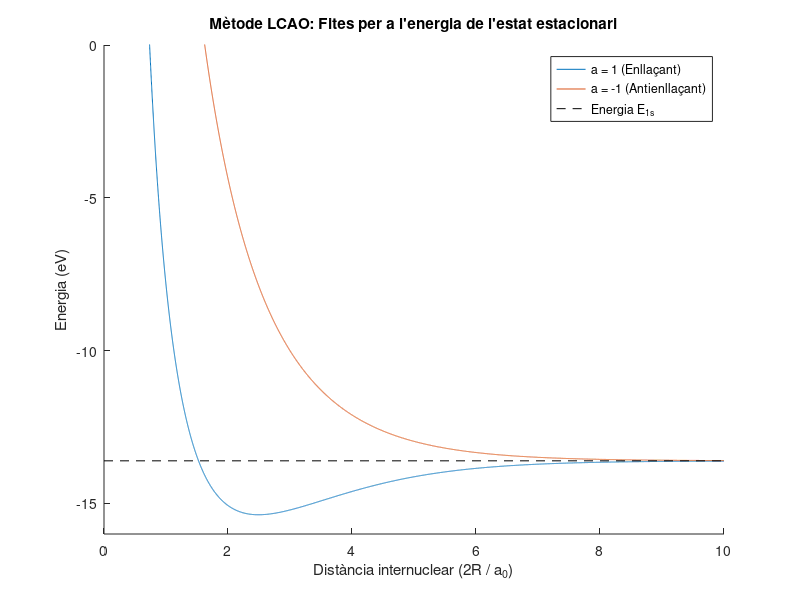
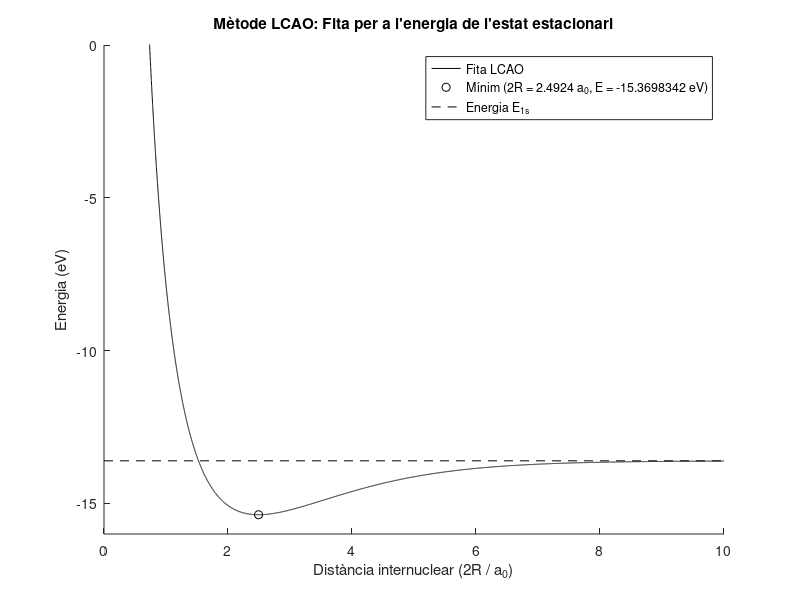
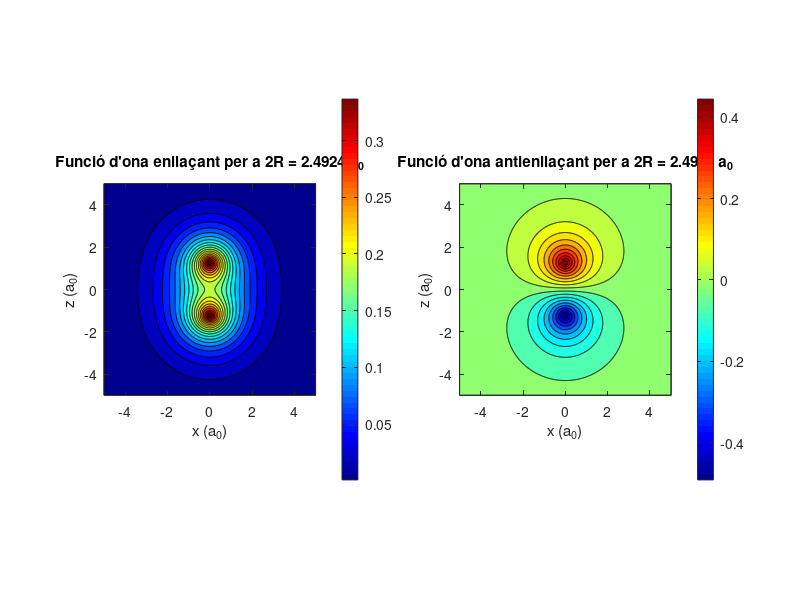
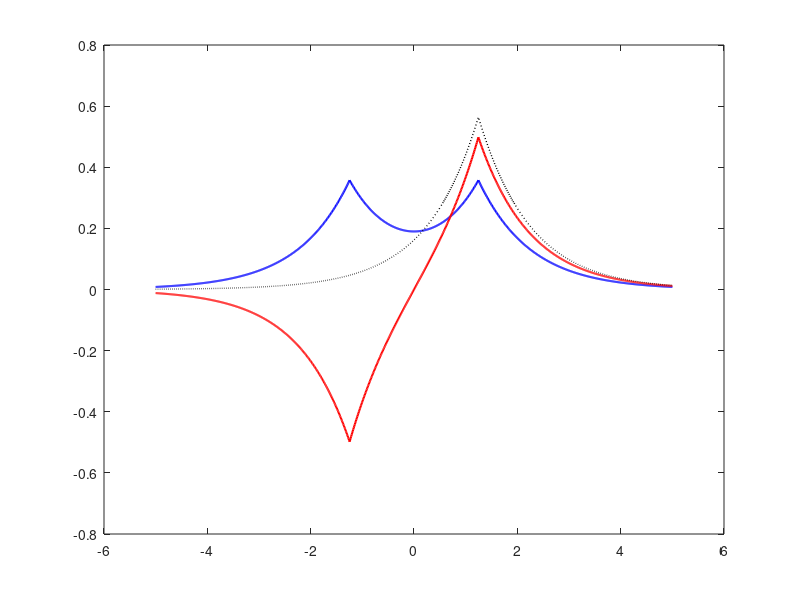

MATLAB code for these plots, in order: (Note: this script raises an error after producing the figures.)
%% Mètode LCAO
clear; clc; close all;
% Constants
alpha = 7.2973525693e-3; %   ERROR (11)
c = 299792458e15; % fm/s  EXACTE  
h = 6.62607015e-34*1.602176634e-19/2/pi; % eV·s  EXACTE
hc = h*c; % eV·fm  EXACTE
me = 0.51099895000e6; %eV  ERROR (15)
a0 = hc/(me*alpha); % fm  
E1s = -alpha*hc/2/a0; % eV
dosRa0 = linspace(0.3,10,10000);


S = exp(-dosRa0).*(1 + dosRa0 + (dosRa0.^2)/3);
H11 = E1s + exp(-2*dosRa0).*(1./dosRa0 + 1)*alpha*hc/a0;
H12 = 2*E1s*exp(-dosRa0).*(1/2 - 1./dosRa0 + 7/6*dosRa0 + (dosRa0.^2)/6);

a = [1 -1];

figure
hold on
for i = 1:2
    E = (H11 + a(i)*H12)./(1 + a(i)*S);
    plot(dosRa0,E);
end
plot([0 10],[E1s E1s],'k--')
ylim([-16, 0]);
xlabel('Distància internuclear (2R / a_0)');
ylabel('Energia (eV)');
title('Mètode LCAO: Fites per a l''energia de l''estat estacionari');
legend('a = 1 (Enllaçant)', 'a = -1 (Antienllaçant)', 'Energia E_{1s}', 'Location', 'best');
hold off

% Gràfic només amb l'estat enllaçant
E = (H11 + H12)./(1 + S);
[E_min, idx_min] = min(E);
dosR_min = dosRa0(idx_min);
figure
hold on
plot(dosRa0,E,'k');
plot(dosRa0(idx_min),E_min,'ko');
plot([0 10],[E1s E1s],'k--')
ylim([-16, 0]);
xlabel('Distància internuclear (2R / a_0)');
ylabel('Energia (eV)');
title('Mètode LCAO: Fita per a l''energia de l''estat estacionari');
text_minim = sprintf('Mínim (2R = %.4f a_0, E = %.7f eV)', dosRa0(idx_min), E_min);
legend('Fita LCAO', text_minim, 'Energia E_{1s}', 'Location', 'best');
hold off

% Error en el mínim
e_R = max(dosRa0(idx_min-1)-dosR_min, dosRa0(idx_min+1)-dosR_min);
e_E = max(E(idx_min-1)-E_min, E(idx_min+1)-E_min);

%% Gràfic PSI
dosRa0 = dosRa0(idx_min);  % 2R en unitats de a_0
R = dosRa0/2;     % R en unitats de a_0

% Solapament per a 2R = 2.494 a_0
S_val = exp(-dosRa0)*(1 + dosRa0 + dosRa0^2/3);

% Crear malla de punts en el pla xz (tall transversal)
x = linspace(-5, 5, 500);
z = linspace(-5, 5, 500);
[X, Z] = meshgrid(x, z);

% Posicions dels nuclis: (0, 0, +R) i (0, 0, -R)
% En el tall xz, el nucli 1 està en (0, +R) i el nucli 2 en (0, -R)
nucli1_x = 0;
nucli1_z = R;
nucli2_x = 0;
nucli2_z = -R;

% Distàncies als nuclis en el pla xz
r1 = sqrt((X - nucli1_x).^2 + (Z - nucli1_z).^2);
r2 = sqrt((X - nucli2_x).^2 + (Z - nucli2_z).^2);

% Funcions d'ona atòmiques (1s de l'hidrogen) en unitats de a_0
chi1 = 1/sqrt(pi) * exp(-r1);
chi2 = 1/sqrt(pi) * exp(-r2);

% Estat enllaçant i antienllaçant NORMALITZATS amb 1/sqrt(2(1±S))
Psi_enllacant = (chi1 + chi2) / sqrt(2*(1 + S_val));
Psi_antienllacant = (chi1 - chi2) / sqrt(2*(1 - S_val));

%% Gràfics 2D en el pla xz
figure('Position', [100, 100, 1200, 500]);

% Subplot 1: Estat enllaçant
subplot(1, 2, 1);
contourf(X, Z, Psi_enllacant, 20);
colorbar;
hold on;
xlabel('x (a_0)');
ylabel('z (a_0)');
title(sprintf('Funció d''ona enllaçant per a 2R = %.4f a_0', dosRa0));
axis equal;
colormap(jet);

% Subplot 2: Estat antienllaçant
subplot(1, 2, 2);
contourf(X, Z, Psi_antienllacant, 20);
colorbar;
hold on;
xlabel('x (a_0)');
ylabel('z (a_0)');
title(sprintf('Funció d''ona antienllaçant per a 2R = %.4f a_0', dosRa0));
axis equal;
colormap(jet);

%% Tall 1D al llarg de l'eix internuclear (eix z, x=0)
z_1d = linspace(-5, 5, 1000);
r1_1d = abs(z_1d - nucli1_z);
r2_1d = abs(z_1d - nucli2_z);

chi1_1d = 1/sqrt(pi) * exp(-r1_1d);
chi2_1d = 1/sqrt(pi) * exp(-r2_1d);

Psi_enll_1d = (chi1_1d + chi2_1d) / sqrt(2*(1 + S_val));
Psi_anti_1d = (chi1_1d - chi2_1d) / sqrt(2*(1 - S_val));

figure;
plot(z_1d, Psi_enll_1d, 'b-', 'LineWidth', 1.5);
hold on;
plot(z_1d, Psi_anti_1d, 'r-', 'LineWidth', 1.5);
plot(z_1d, chi1_1d, 'k:', 'LineWidth', 1);
xline(nucli1_z, '--k', 'Nucli 1');
xline(nucli2_z, '--k', 'Nucli 2');
xlabel('z (a_0)');
ylabel('\Psi');
title(sprintf('Tall de la funció d''ona al llarg de l''eix internuclear (2R = %.4f a_0)', dosRa0));
legend('Enllaçant', 'Antienllaçant', 'Àtom aïllat, \chi_1', 'Location', 'best');
grid off;
